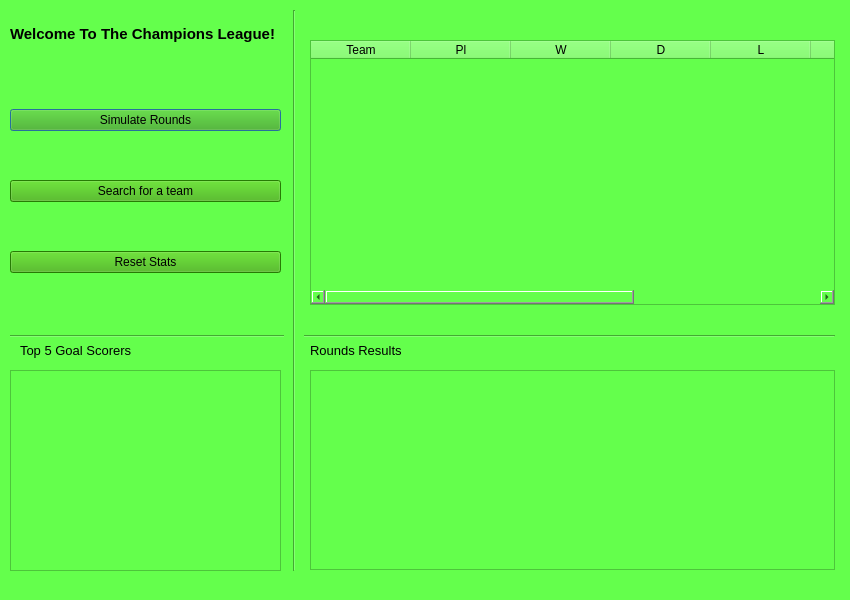
<?xml version="1.0" encoding="UTF-8"?>
<ui version="4.0">
 <class>Dialog</class>
 <widget class="QDialog" name="Dialog">
  <property name="geometry">
   <rect>
    <x>0</x>
    <y>0</y>
    <width>850</width>
    <height>600</height>
   </rect>
  </property>
  <property name="windowTitle">
   <string>Football League</string>
  </property>
  <property name="styleSheet">
   <string notr="true">background-color: rgb(100, 255, 76);
alternate-background-color: rgb(208, 208, 208);
border-right-color: rgb(200, 200, 200);</string>
  </property>
  <widget class="QLabel" name="label">
   <property name="geometry">
    <rect>
     <x>10</x>
     <y>8</y>
     <width>271</width>
     <height>51</height>
    </rect>
   </property>
   <property name="font">
    <font>
     <pointsize>11</pointsize>
     <weight>75</weight>
     <bold>true</bold>
    </font>
   </property>
   <property name="text">
    <string>Welcome To The Champions League!</string>
   </property>
  </widget>
  <widget class="QWidget" name="verticalLayoutWidget">
   <property name="geometry">
    <rect>
     <x>10</x>
     <y>66</y>
     <width>271</width>
     <height>251</height>
    </rect>
   </property>
   <layout class="QVBoxLayout" name="verticalLayout">
    <item>
     <widget class="QPushButton" name="SimulateButton">
      <property name="cursor">
       <cursorShape>PointingHandCursor</cursorShape>
      </property>
      <property name="styleSheet">
       <string notr="true">background-color: rgb(55, 172, 5);</string>
      </property>
      <property name="text">
       <string>Simulate Rounds</string>
      </property>
     </widget>
    </item>
    <item>
     <widget class="QPushButton" name="SearchButton">
      <property name="cursor">
       <cursorShape>PointingHandCursor</cursorShape>
      </property>
      <property name="styleSheet">
       <string notr="true">background-color: rgb(55, 172, 5);</string>
      </property>
      <property name="text">
       <string>Search for a team</string>
      </property>
     </widget>
    </item>
    <item>
     <widget class="QPushButton" name="ResetButton">
      <property name="cursor">
       <cursorShape>PointingHandCursor</cursorShape>
      </property>
      <property name="styleSheet">
       <string notr="true">background-color: rgb(55, 172, 5);</string>
      </property>
      <property name="text">
       <string>Reset Stats</string>
      </property>
     </widget>
    </item>
   </layout>
  </widget>
  <widget class="QTextBrowser" name="GoalsScorersLog">
   <property name="geometry">
    <rect>
     <x>10</x>
     <y>370</y>
     <width>271</width>
     <height>201</height>
    </rect>
   </property>
  </widget>
  <widget class="QTableWidget" name="tableWidget">
   <property name="geometry">
    <rect>
     <x>310</x>
     <y>40</y>
     <width>525</width>
     <height>265</height>
    </rect>
   </property>
   <property name="maximumSize">
    <size>
     <width>581</width>
     <height>16777215</height>
    </size>
   </property>
   <column>
    <property name="text">
     <string>Team</string>
    </property>
   </column>
   <column>
    <property name="text">
     <string>Pl</string>
    </property>
   </column>
   <column>
    <property name="text">
     <string>W</string>
    </property>
   </column>
   <column>
    <property name="text">
     <string>D</string>
    </property>
   </column>
   <column>
    <property name="text">
     <string>L</string>
    </property>
   </column>
   <column>
    <property name="text">
     <string>GF</string>
    </property>
   </column>
   <column>
    <property name="text">
     <string>GA</string>
    </property>
   </column>
   <column>
    <property name="text">
     <string>Pts</string>
    </property>
   </column>
  </widget>
  <widget class="QTextBrowser" name="RoundResultLog">
   <property name="geometry">
    <rect>
     <x>310</x>
     <y>370</y>
     <width>525</width>
     <height>200</height>
    </rect>
   </property>
  </widget>
  <widget class="QLabel" name="label_2">
   <property name="geometry">
    <rect>
     <x>20</x>
     <y>340</y>
     <width>211</width>
     <height>21</height>
    </rect>
   </property>
   <property name="font">
    <font>
     <pointsize>10</pointsize>
    </font>
   </property>
   <property name="text">
    <string>Top 5 Goal Scorers</string>
   </property>
  </widget>
  <widget class="QLabel" name="label_3">
   <property name="geometry">
    <rect>
     <x>310</x>
     <y>340</y>
     <width>251</width>
     <height>21</height>
    </rect>
   </property>
   <property name="font">
    <font>
     <pointsize>10</pointsize>
    </font>
   </property>
   <property name="text">
    <string>Rounds Results</string>
   </property>
  </widget>
  <widget class="Line" name="line">
   <property name="geometry">
    <rect>
     <x>10</x>
     <y>326</y>
     <width>825</width>
     <height>20</height>
    </rect>
   </property>
   <property name="styleSheet">
    <string notr="true">color: rgb(0, 0, 0);</string>
   </property>
   <property name="orientation">
    <enum>Qt::Horizontal</enum>
   </property>
  </widget>
  <widget class="Line" name="line_2">
   <property name="geometry">
    <rect>
     <x>284</x>
     <y>10</y>
     <width>20</width>
     <height>561</height>
    </rect>
   </property>
   <property name="styleSheet">
    <string notr="true">color: rgb(0, 0, 0);</string>
   </property>
   <property name="orientation">
    <enum>Qt::Vertical</enum>
   </property>
  </widget>
 </widget>
 <resources/>
 <connections/>
</ui>
